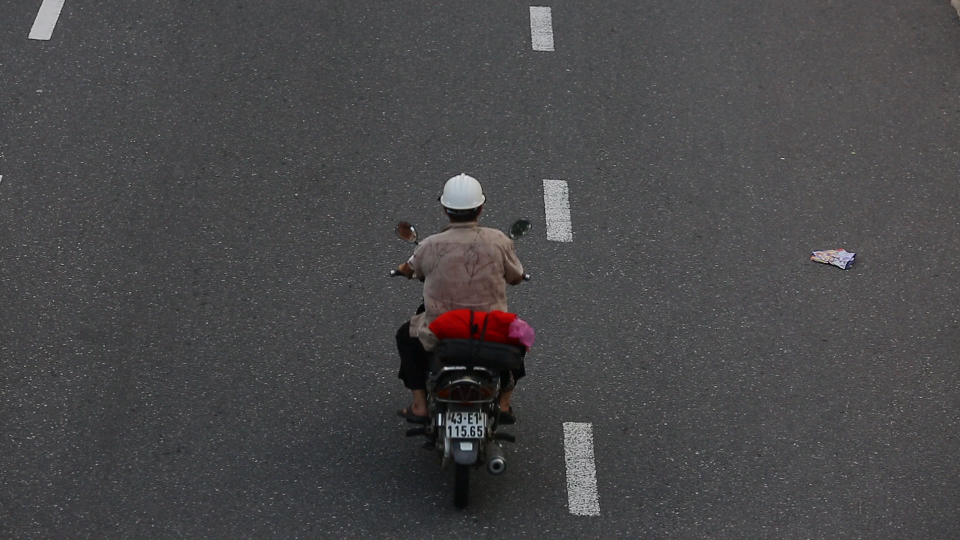
#> input picture test_inputs/7829_frame_0073_png.rf.db4e8d31cb434ec795798db971882490.jpg, 1920 x 1080 px (shown at 1/2 size)
$ python -i image_utils.py   (imports and definitions only)
#> lines starting #> are read from the running program, lines starting #| are printed output that depends on the picture
import numpy as np
import math
import cv2

from config import PLATE_PAD_RATIO


# ══════════════════════════════════════════════════════════
# CÂN BẰNG SÁNG TỐI (CLAHE) — Chống lóa, tăng contrast
# ══════════════════════════════════════════════════════════
def changeContrast(img):
    lab = cv2.cvtColor(img, cv2.COLOR_BGR2LAB)
    l_channel, a, b = cv2.split(lab)
    clahe = cv2.createCLAHE(clipLimit=3.0, tileGridSize=(8, 8))
    cl = clahe.apply(l_channel)
    limg = cv2.merge((cl, a, b))
    return cv2.cvtColor(limg, cv2.COLOR_LAB2BGR)


# ══════════════════════════════════════════════════════════
# LÀM NÉT (Unsharp Mask) — Khôi phục chi tiết sau upscale
# ══════════════════════════════════════════════════════════
def sharpen_image(img):
    """
    Unsharp Mask: blur rồi trừ ra khỏi ảnh gốc → tăng cạnh.
    Hiệu quả hơn kernel sharpen thông thường vì kiểm soát được sigma.
    """
    blurred = cv2.GaussianBlur(img, (0, 0), sigmaX=2.0)
    # ảnh_nét = ảnh_gốc * (1 + amount) - blur * amount
    sharpened = cv2.addWeighted(img, 1.5, blurred, -0.5, 0)
    return sharpened


# ══════════════════════════════════════════════════════════
# PADDING VIỀN TRẮNG — Tránh YOLO miss ký tự sát biên
# ══════════════════════════════════════════════════════════
def add_border_padding(img, pad_ratio=None):
    """
    Thêm viền trắng quanh ảnh biển số.
    YOLO hay bỏ sót ký tự đầu/cuối nếu chúng nằm sát cạnh ảnh.
    """
    if pad_ratio is None:
        pad_ratio = PLATE_PAD_RATIO

    h, w = img.shape[:2]
    pad_x = max(int(w * pad_ratio), 3)
    pad_y = max(int(h * pad_ratio), 3)

    # copyMakeBorder với viền trắng (255, 255, 255)
    padded = cv2.copyMakeBorder(
        img,
        top=pad_y, bottom=pad_y, left=pad_x, right=pad_x,
        borderType=cv2.BORDER_CONSTANT,
        value=(255, 255, 255),
    )
    return padded


# ══════════════════════════════════════════════════════════
# KHỬ NHIỄU NHẸ — Cho ảnh tối / nhiều noise
# ══════════════════════════════════════════════════════════
def denoise_if_needed(img):
    """
    Kiểm tra độ sáng trung bình. Nếu ảnh tối (mean < 80) → khử nhiễu nhẹ.
    Không khử nhiễu ảnh sáng bình thường vì sẽ làm mất chi tiết.
    """
    try:
        gray = cv2.cvtColor(img, cv2.COLOR_BGR2GRAY)
        mean_brightness = np.mean(gray)

        if mean_brightness < 80:
            # bilateralFilter: nhanh hơn fastNlMeans ~60 lần cho ảnh nhỏ
            # d=7: đường kính pixel lân cận
            # sigmaColor=50: lọc màu (giữ cạnh)
            # sigmaSpace=50: lọc không gian
            return cv2.bilateralFilter(img, 7, 50, 50)
    except Exception:
        pass  # Nếu denoise lỗi → trả về ảnh gốc, không crash pipeline

    return img


# ══════════════════════════════════════════════════════════
# XOAY ẢNH + TÍNH GÓC NGHIÊNG (Deskew)
# ══════════════════════════════════════════════════════════
# [4 lines left out: function rotate_image, not called in this run]


def compute_skew(src_img):
    """Tìm góc nghiêng của biển số bằng Hough Lines."""
    img = cv2.medianBlur(src_img, 3)
    edges = cv2.Canny(img, threshold1=30, threshold2=100, apertureSize=3, L2gradient=True)
    h, w = img.shape[:2]
    lines = cv2.HoughLinesP(edges, 1, math.pi / 180, 30, minLineLength=w / 1.5, maxLineGap=h / 3.0)

    if lines is None:
        return 0.0

    min_line = 100
    min_line_pos = 0
    for i in range(len(lines)):
        for x1, y1, x2, y2 in lines[i]:
            center_point = [((x1 + x2) / 2), ((y1 + y2) / 2)]
            if center_point[1] < min_line:
                min_line = center_point[1]
                min_line_pos = i

    angle = 0.0
    cnt = 0
    for x1, y1, x2, y2 in lines[min_line_pos]:
        ang = np.arctan2(y2 - y1, x2 - x1)
        # Chuyển sang độ rồi mới so sánh (arctan2 trả về radian, max ±3.14)
        ang_degree = math.degrees(ang)
        if math.fabs(ang_degree) <= 30:  # Chỉ xoay nếu nghiêng ≤ 30°
            angle += ang_degree
            cnt += 1

    return (angle / cnt) if cnt > 0 else 0.0


# ══════════════════════════════════════════════════════════
# HÀM TỔNG HỢP: Pipeline tiền xử lý biển số đầy đủ
# ══════════════════════════════════════════════════════════
def preprocess_and_deskew(src_img):
    """
    Pipeline tiền xử lý biển số:
      1. Guard: bỏ qua ảnh quá nhỏ
      2. Denoise nếu ảnh tối
      3. CLAHE tăng contrast
      4. Deskew (nắn thẳng)
      5. Sharpen (làm nét)
      6. Padding viền trắng
    """
    h, w = src_img.shape[:2]
    if h < 10 or w < 10:
        return src_img

    # 1. Khử nhiễu nếu ảnh tối
    img = denoise_if_needed(src_img)

    # 2. Tăng contrast
    enhanced_img = changeContrast(img)

    # 3. Nắn thẳng
    angle = compute_skew(enhanced_img)
    if angle != 0.0:
        enhanced_img = rotate_image(enhanced_img, angle)

    # 4. Làm nét
    enhanced_img = sharpen_image(enhanced_img)

    # 5. Padding viền trắng
    enhanced_img = add_border_padding(enhanced_img)

    return enhanced_img

>>> import cv2
>>> picture = cv2.imread('../test_inputs/7829_frame_0073_png.rf.db4e8d31cb434ec795798db971882490.jpg')
#> picture is the input picture: shape (1080, 1920, 3); mean B, G, R 73.4, 72.2, 73
>>> result = preprocess_and_deskew(picture)
#> in denoise_if_needed, `mean_brightness = np.mean(gray)`: mean_brightness = 72.51
#> in changeContrast, `l_channel, a, b = cv2.split(lab)`:
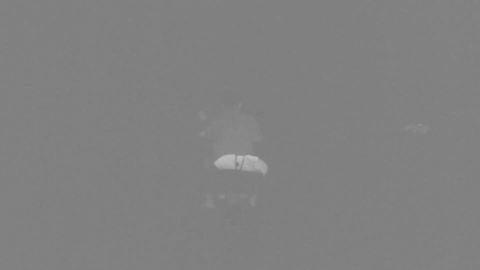
#> a: shape (1080, 1920) (shown at 1/4 size); min 122, max 190, mean 128.6
#> in changeContrast, `cl = clahe.apply(l_channel)`:
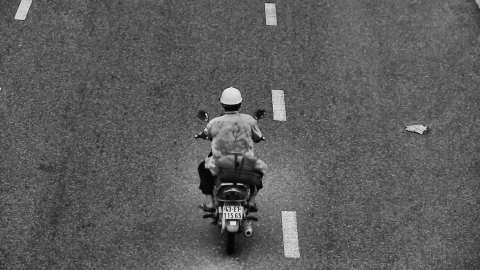
#> cl: shape (1080, 1920) (shown at 1/4 size); min 1, max 240, mean 92.1
#> in compute_skew, `edges = cv2.Canny(img, threshold1=30, threshold2=100, apertureSize=3, ..`:
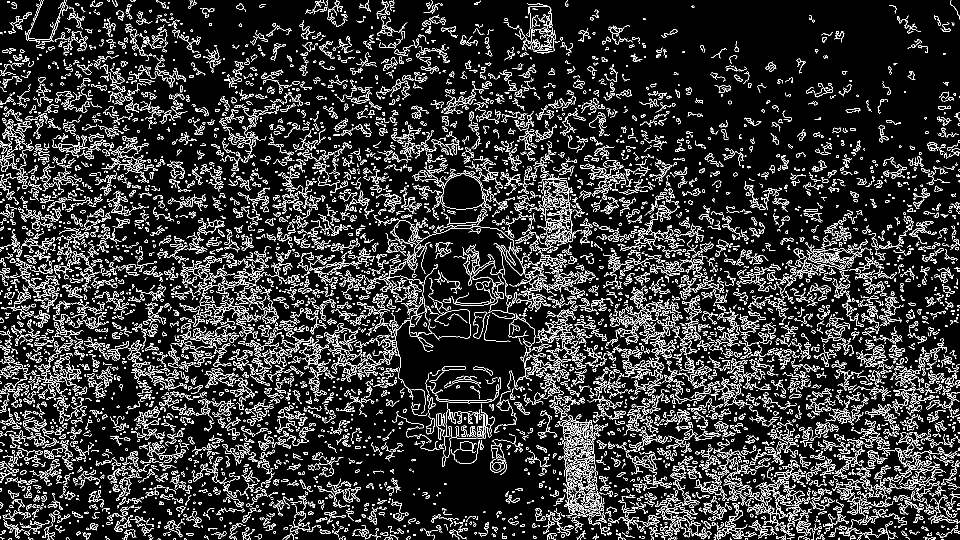
#> edges: shape (1080, 1920) (shown at 1/2 size); 12.8% white in thin lines or dots
#> in compute_skew, `lines = cv2.HoughLinesP(edges, 1, math.pi / 180, 30, minLineLength=w /..`: lines = 932 rows, first 6: [0, 365, 1679, 1078], [1, 587, 1900, 888], [20, 626, 1918, 926], [2, 500, 1915, 769], [124, 5, 1916, 729], [125, 4, 1908, 1033]
#> after the loop in compute_skew, `for i in range(len(lines)):`: min_line = 13; min_line_pos = 624
#> the loop in compute_skew, `for x1, y1, x2, y2 in lines[min_line_pos]:` made 1 pass
#> (x1, y1, x2, y2, ang, ang_degree, angle, cnt) on pass 1: (33, 13, 1388, 13, 0, 0, 0, 1)
#> after the loop in compute_skew, `for x1, y1, x2, y2 in lines[min_line_pos]:`: angle = 0; cnt = 1
#> in preprocess_and_deskew, `angle = compute_skew(enhanced_img)`: angle = 0
#> in add_border_padding, `padded = cv2.copyMakeBorder( img, top=pad_y, bottom=pad_y, left=pad_x,..`:
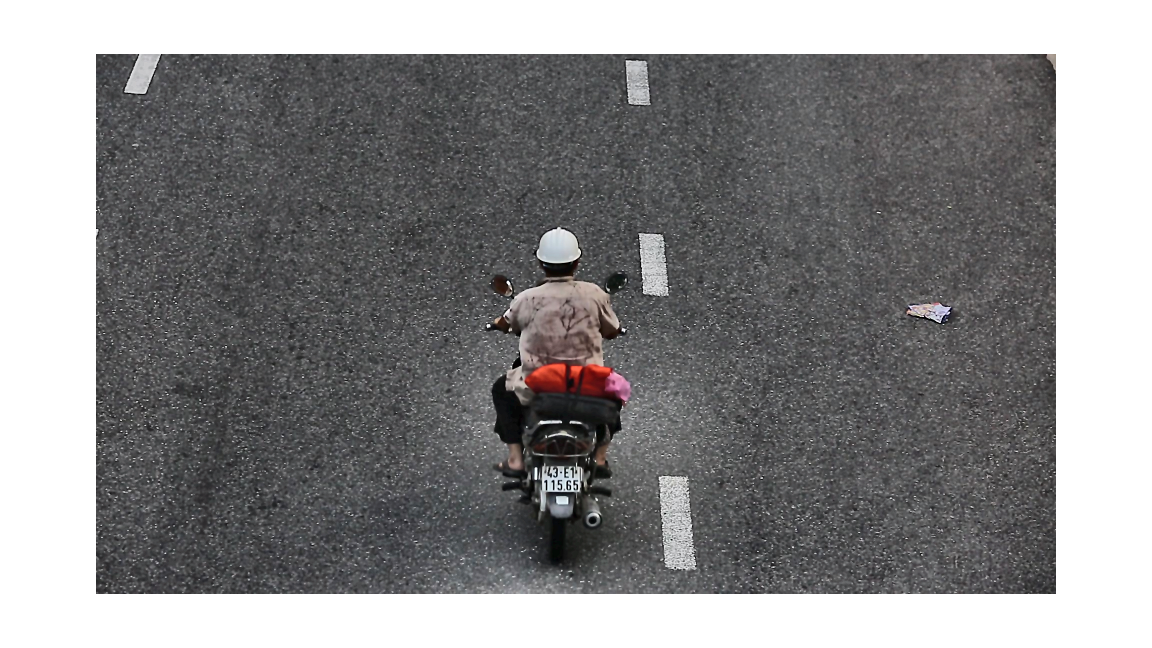
#> padded: shape (1296, 2304, 3) (shown at 1/2 size); mean B, G, R 137.8, 137.1, 137.5

$ run again, on test_inputs/7829_frame_0087_png.rf.217a3160f16a6b626f9c909d1de2bbb3.jpg
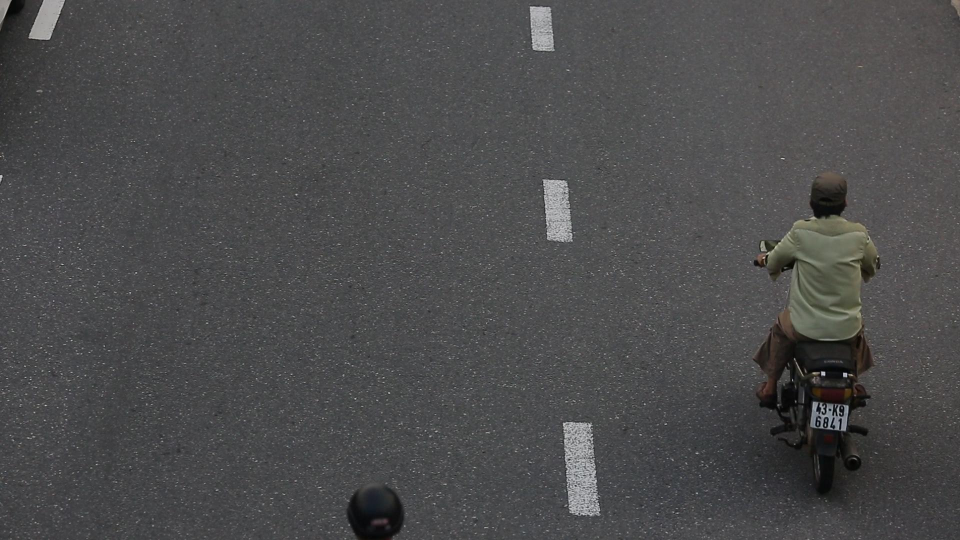
#> input picture test_inputs/7829_frame_0087_png.rf.217a3160f16a6b626f9c909d1de2bbb3.jpg, 1920 x 1080 px (shown at 1/2 size)
#> picture is the input picture: shape (1080, 1920, 3); mean B, G, R 76.6, 76.1, 76.1
#> mean_brightness = 76.08
#> lab: shape (1080, 1920, 3); mean of channels 0, 1, 2 82.2, 128.1, 127.7
#> limg: shape (1080, 1920, 3); mean of channels 0, 1, 2 96, 128.1, 127.7
#> in compute_skew, `edges = cv2.Canny(img, threshold1=30, threshold2=100, apertureSize=3, ..`:
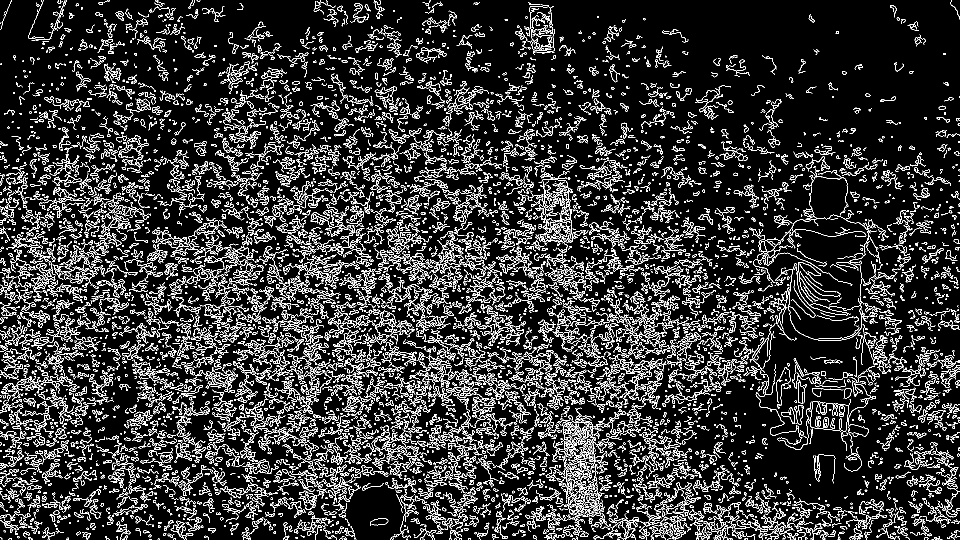
#> edges: shape (1080, 1920) (shown at 1/2 size); 13.1% white in thin lines or dots
#> lines = 949 rows, first 6: [23, 1065, 1916, 487], [2, 580, 1906, 916], [13, 432, 1919, 768], [0, 461, 1914, 938], [8, 564, 1590, 1078], [0, 1009, 1919, 495]
#> after the loop in compute_skew, `for i in range(len(lines)):`: min_line = 36.5; min_line_pos = 565
#> the loop in compute_skew, `for x1, y1, x2, y2 in lines[min_line_pos]:` made 1 pass
#> (x1, y1, x2, y2, ang, ang_degree, angle, cnt) on pass 1: (17, 13, 1355, 60, 0.0351, 2.01, 2.01, 1)
#> after the loop in compute_skew, `for x1, y1, x2, y2 in lines[min_line_pos]:`: angle = 2.01; cnt = 1
#> in preprocess_and_deskew, `angle = compute_skew(enhanced_img)`: angle = 2.01
#> rot_mat = [[0.999, 0.0351, -18.37], [-0.0351, 0.999, 34.03]]
#> in add_border_padding, `padded = cv2.copyMakeBorder( img, top=pad_y, bottom=pad_y, left=pad_x,..`:
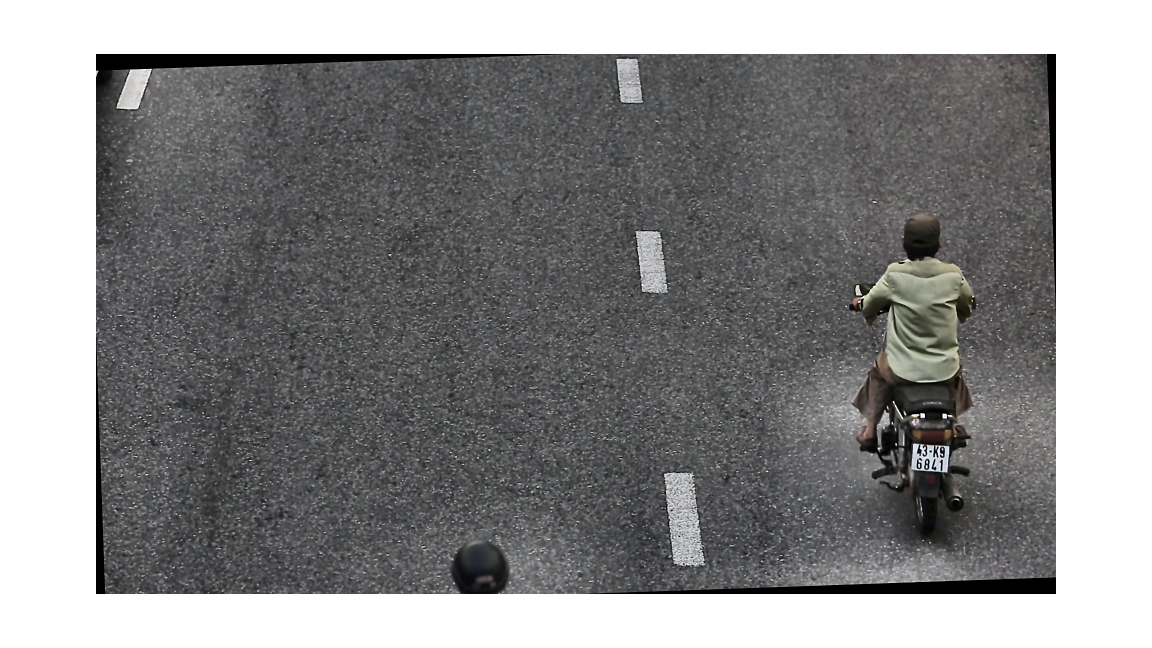
#> padded: shape (1296, 2304, 3) (shown at 1/2 size); mean B, G, R 138.9, 138.7, 138.6

$ run again, on test_inputs/7832_frame_0038_png.rf.acfc46fce7801c3e9be3c66f33ce9838.jpg
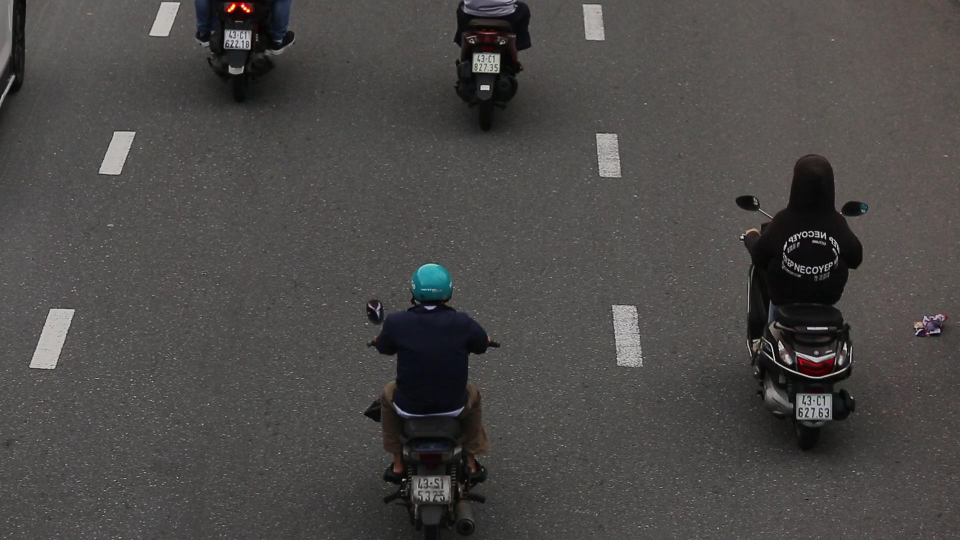
#> input picture test_inputs/7832_frame_0038_png.rf.acfc46fce7801c3e9be3c66f33ce9838.jpg, 1920 x 1080 px (shown at 1/2 size)
#> picture is the input picture: shape (1080, 1920, 3); mean B, G, R 71.1, 72.7, 74.6
#> mean_brightness = 73.08
#> lab: shape (1080, 1920, 3); mean of channels 0, 1, 2 78.4, 128.5, 129.1
#> limg: shape (1080, 1920, 3); mean of channels 0, 1, 2 99.7, 128.5, 129.1
#> in compute_skew, `edges = cv2.Canny(img, threshold1=30, threshold2=100, apertureSize=3, ..`:
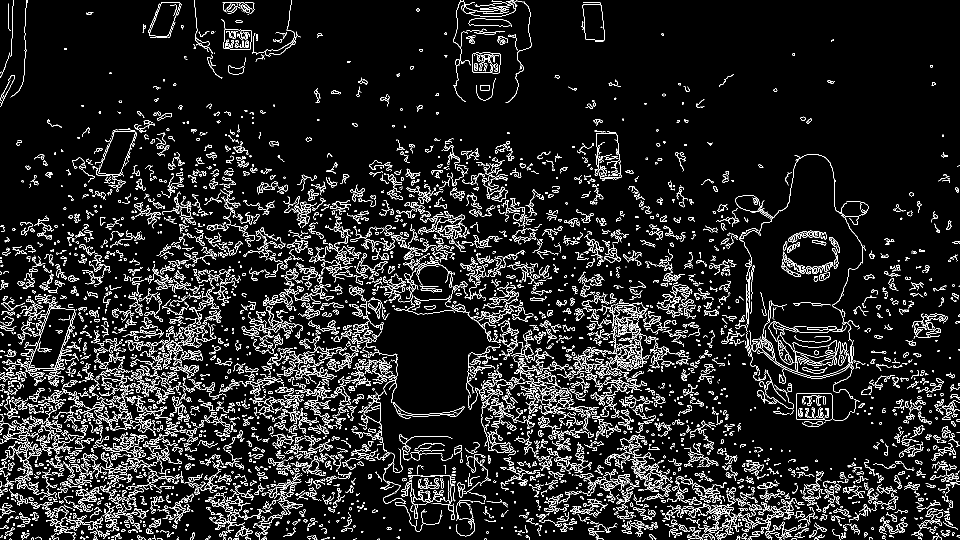
#> edges: shape (1080, 1920) (shown at 1/2 size); 8.7% white in thin lines or dots
#> lines = 783 rows, first 6: [160, 1075, 1898, 442], [5, 724, 1914, 958], [0, 543, 1913, 1056], [14, 906, 1898, 1038], [2, 964, 1895, 997], [13, 958, 1880, 662]
#> after the loop in compute_skew, `for i in range(len(lines)):`: min_line = 90.5; min_line_pos = 476
#> the loop in compute_skew, `for x1, y1, x2, y2 in lines[min_line_pos]:` made 1 pass
#> (x1, y1, x2, y2, ang, ang_degree, angle, cnt) on pass 1: (17, 7, 1375, 174, 0.122, 7.01, 7.01, 1)
#> after the loop in compute_skew, `for x1, y1, x2, y2 in lines[min_line_pos]:`: angle = 7.01; cnt = 1
#> in preprocess_and_deskew, `angle = compute_skew(enhanced_img)`: angle = 7.01
#> rot_mat = [[0.993, 0.122, -58.73], [-0.122, 0.993, 121.2]]
#> in add_border_padding, `padded = cv2.copyMakeBorder( img, top=pad_y, bottom=pad_y, left=pad_x,..`:
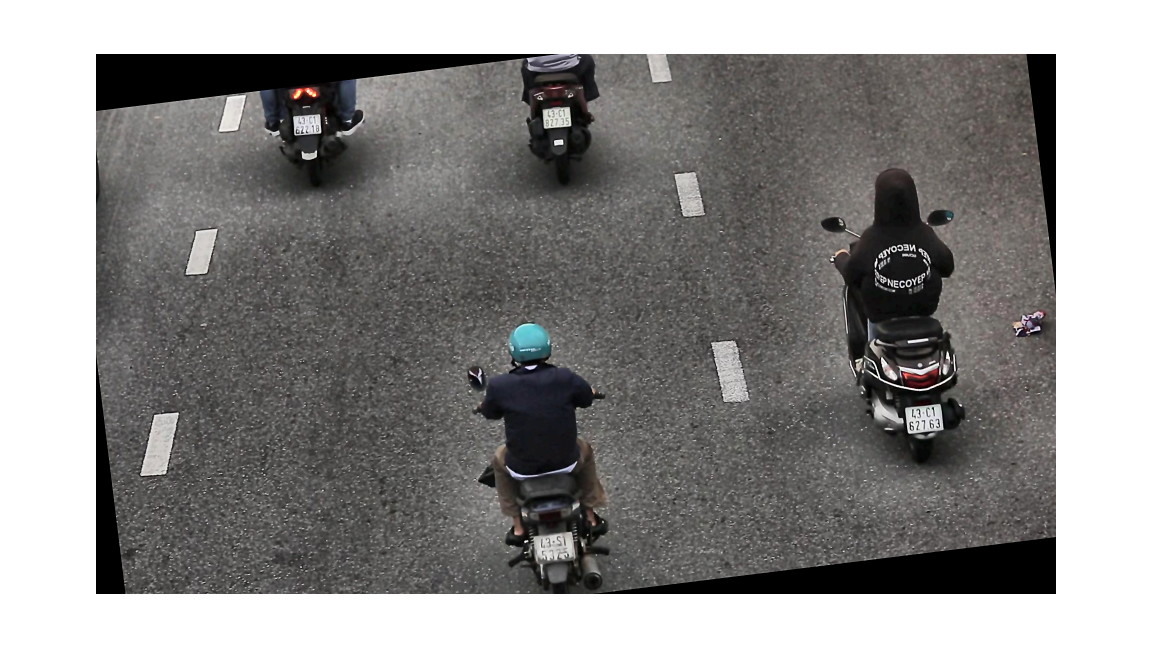
#> padded: shape (1296, 2304, 3) (shown at 1/2 size); mean B, G, R 137.4, 138.4, 139.6
